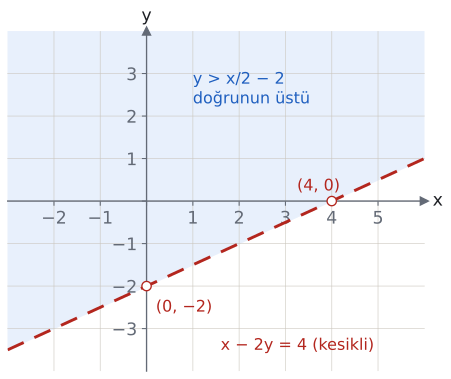

The script that drew this image:
import sys; sys.path.insert(0, "tools")
from cizim import *

# Ders örneği: x − 2y < 4  ⇔  y > x/2 − 2. Sınır kesikli, doğrunun üstü boyalı.
fig, ax = sekil(5.6, 4.6)
eksenler(ax, x=(-3, 6), y=(-4, 4))
ax.set_xticks(range(-2, 6)); ax.set_yticks(range(-3, 4))
ax.set_xticklabels([str(t).replace("-", "−") if t else "" for t in range(-2, 6)])
ax.set_yticklabels([str(t).replace("-", "−") if t else "" for t in range(-3, 4)])
xs = np.linspace(-3, 6, 200)
ax.fill_between(xs, xs / 2 - 2, 4, color=MAVI_ACIK, zorder=0.2)
ax.plot(xs, xs / 2 - 2, color=KIRMIZI, ls=(0, (6, 4)), zorder=3)
nokta(ax, 4, 0, "", renk=KIRMIZI, dolu=False)
nokta(ax, 0, -2, "", renk=KIRMIZI, dolu=False)
ax.text(3.25, 0.25, "(4, 0)", color=KIRMIZI, fontsize=12)
ax.text(0.2, -2.6, "(0, −2)", color=KIRMIZI, fontsize=12)
ax.text(1.6, -3.5, "x − 2y = 4 (kesikli)", color=KIRMIZI, fontsize=12)
ax.text(1.0, 2.3, "y > x/2 − 2\ndoğrunun üstü", color=MAVI, fontsize=12)
kaydet(fig, __file__)
